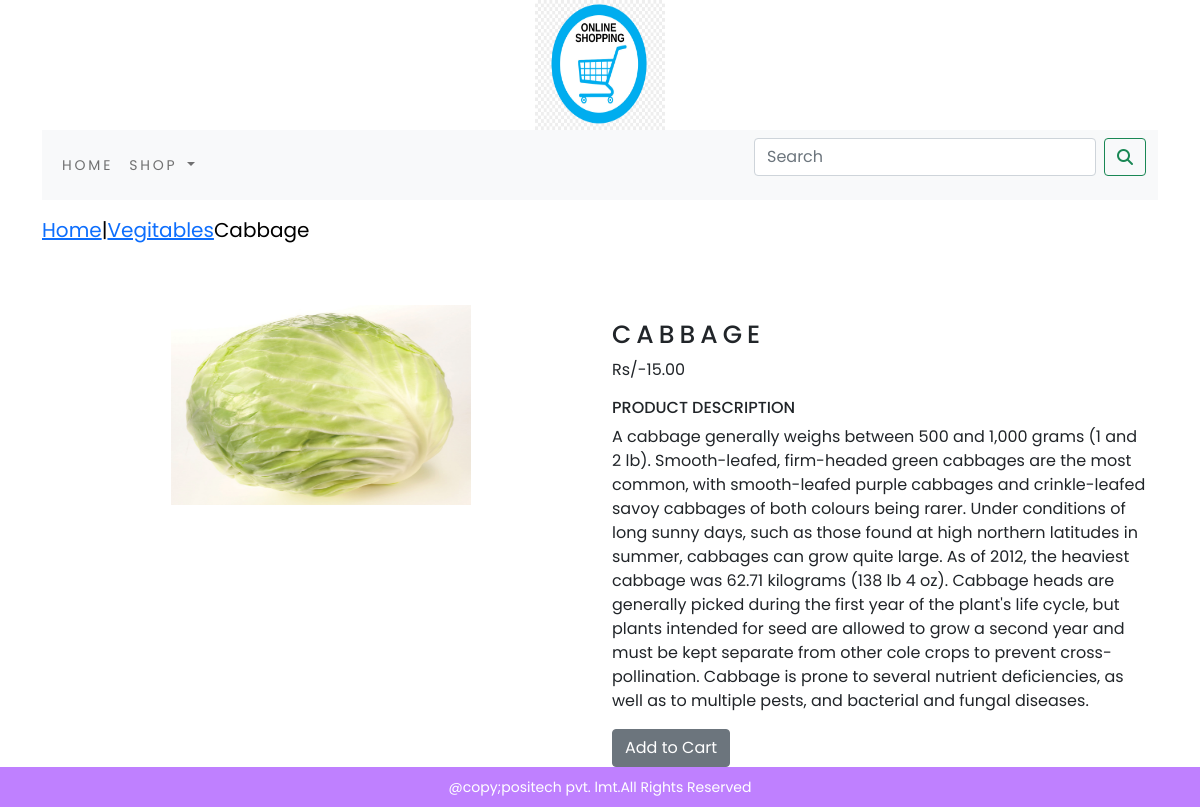
The page /shop/vegitables/cabbage/ on the database its author committed.
### shop/models.py (models this page shows, shortened)
class product(models.Model):
    name=models.TextField(max_length=250,unique=True)
    slug=models.SlugField(max_length=250,unique=True)
    desc=models.TextField(blank=True)
    price=models.DecimalField(decimal_places=2,max_digits=10)
    category=models.ForeignKey(category,on_delete=models.CASCADE)
    img=models.ImageField(upload_to='products',blank=True)
    stock=models.IntegerField()
    available=models.BooleanField(default=True)
    created=models.DateTimeField(auto_now_add=True)
    updated=models.DateTimeField(auto_now=True)
    class Meta:
        ordering = ('name',)
        verbose_name = 'product'
        verbose_name_plural = 'products'

class category(models.Model):
    name=models.CharField(max_length=250,unique=True)
    slug=models.SlugField(max_length=250,unique=True)
    desc=models.TextField(blank=True)
    img=models.ImageField(upload_to='category',blank=True)
    class Meta:
        ordering=('name',)
        verbose_name='category'
        verbose_name_plural='categories'
    def get_url(self):
        return reverse('shop:product_by_category',args=[self.slug])
    def __str__(self):
        return '{}'.format(self.name)

### shop/views.py (the view)
# urls.py: path('<slug:c_slug>/<slug:product_slug>/', views.productdetail, name='prod_cat_detail')
def productdetail(request,c_slug,product_slug):
    try:
        p=product.objects.get(category__slug=c_slug,slug=product_slug)
    except Exception as e:
        raise e
    return render(request,'product.html',{'product':p})

### cart/context_processors.py (called while the page is built)
def counter(request):
    item_count=0
    if 'admin' in request.path:
        return {}
    else:
        try:
            cart1 = cart.objects.filter(cart_id=_cart_id(request))
            cart_items = cartitem.objects.all().filter(carts=cart1[:1])
            for cart_item in cart_items:
                item_count += cart_item.quantity
        except cart.DoesNotExist:
            item_count=0
    return dict(item_count=item_count)

### cart/views.py (called while the page is built)
def _cart_id(request):
     cart1=request.session.session_key
     if not cart1:
          cart1=request.session.create()
     return cart1

### shop/context_processors.py (called while the page is built)
def menu_links(request):
    links=category.objects.all()
    return dict(links=links)

### templates/product.html (shortened to what this page needs)
{% extends 'base.html' %}
{% load static %}
{% block content %}
<div class="row my_prod_row_class">
    <div class="mx_auto">
        <p><a href="{% url 'shop:allproducts' %}">Home</a>|<a href="{{product.category.get_url}}">{{product.category}}</a>{{product.name}}</p>
    </div>
</div>
<br>
<div class="container">
    <div class="row">
        <div class="col-12 col-sm-12 col-md-12 col-lg-6 text-center">
             <img src="{{product.img.url}}" alt="{{product.name}}" height="200" width="300">
        </div>
        <div class="col-12 col-sm-12 col-md-12 col-lg-6">
            <div>
            <h1 class="my-prod_title">{{product.name}}</h1>
            <p>Rs/-{{product.price}}</p>
            <h6 class="my_title">Product Description</h6>
            <p class="text-justify my_prod_text">{{product.desc}}</p>
            {% if product.stock <= 0 %}
            <h3 class="text-justify my_prod_text">Out of Stock</h3>
            {% else %}
            <a class="btn btn-secondary" href="{% url 'cart:add_cart' product.id %}">Add to Cart</a>
            {% endif %}
        </div>
    </div>
</div>
</div>
{% endblock %}

### static/css/custom12.css (style rules this page uses)
body { font-family: 'Poppins', sans-serif; background-color: white; }
.my_title { font-size:16px; text-transform:uppercase; letter_spacing:.2em; }
.my_prod_row_class { padding-top:15px; padding-bottom:20px; }
.my_prod_row_class .mx_auto { color:#000; font-size:20px; text-decoration:none; }
.my-prod_title { font-size:25px; letter-spacing:.2em; padding-top:15px; text-transform:uppercase; }

### rows shown on the page
product: category "Vegitables", name "Cabbage", img (picture), name "CABBAGE", price "15.00", desc "A cabbage generally weighs between 500 and 1,000 grams (1 and 2 lb). Smooth-leafed, firm-headed green cabbages are the most common, with smooth-leafed purple cabbages and crinkle-leafed savoy cabbages of both colours being rarer. Under conditions of long sunny days, such as those found at high northern latitudes in summer, cabbages can grow quite large. As of 2012, the heaviest cabbage was 62.71 kilograms (138 lb 4 oz). Cabbage heads are generally picked during the first year of the plant's life cycle, but plants intended for seed are allowed to grow a second year and must be kept separate from other cole crops to prevent cross-pollination. Cabbage is prone to several nutrient deficiencies,…"
